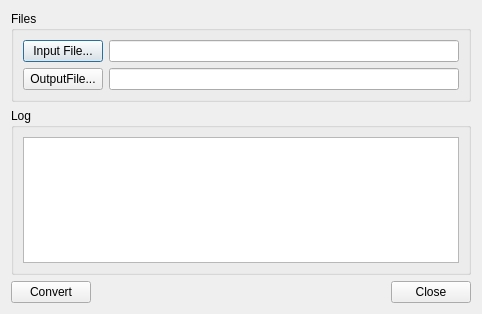
<?xml version="1.0" encoding="UTF-8"?>
<ui version="4.0">
 <class>DialogConvertFile</class>
 <widget class="QDialog" name="DialogConvertFile">
  <property name="geometry">
   <rect>
    <x>0</x>
    <y>0</y>
    <width>482</width>
    <height>314</height>
   </rect>
  </property>
  <property name="windowTitle">
   <string>Dialog</string>
  </property>
  <layout class="QGridLayout" name="gridLayout_3">
   <item row="0" column="0" colspan="3">
    <widget class="QGroupBox" name="groupBox">
     <property name="title">
      <string>Files</string>
     </property>
     <layout class="QGridLayout" name="gridLayout">
      <item row="0" column="0">
       <widget class="QPushButton" name="pushButtonInputFile">
        <property name="text">
         <string>Input File...</string>
        </property>
       </widget>
      </item>
      <item row="1" column="1">
       <widget class="LineEditPath" name="lineEditOutputFile"/>
      </item>
      <item row="0" column="1">
       <widget class="LineEditPath" name="lineEditInputFile"/>
      </item>
      <item row="1" column="0">
       <widget class="QPushButton" name="pushButtonOutputFile">
        <property name="text">
         <string>OutputFile...</string>
        </property>
       </widget>
      </item>
     </layout>
    </widget>
   </item>
   <item row="1" column="0" colspan="3">
    <widget class="QGroupBox" name="groupBox_2">
     <property name="title">
      <string>Log</string>
     </property>
     <layout class="QGridLayout" name="gridLayout_2">
      <item row="0" column="0">
       <widget class="QPlainTextEdit" name="plainTextEdit"/>
      </item>
     </layout>
    </widget>
   </item>
   <item row="2" column="0">
    <widget class="QPushButton" name="pushButtonConvert">
     <property name="toolTip">
      <string>&lt;html&gt;&lt;head/&gt;&lt;body&gt;&lt;p&gt;Convert file and leave dialog open&lt;/p&gt;&lt;/body&gt;&lt;/html&gt;</string>
     </property>
     <property name="text">
      <string>Convert</string>
     </property>
    </widget>
   </item>
   <item row="2" column="1">
    <spacer name="horizontalSpacer">
     <property name="orientation">
      <enum>Qt::Horizontal</enum>
     </property>
     <property name="sizeHint" stdset="0">
      <size>
       <width>316</width>
       <height>20</height>
      </size>
     </property>
    </spacer>
   </item>
   <item row="2" column="2">
    <widget class="QPushButton" name="pushButtonClose">
     <property name="text">
      <string>Close</string>
     </property>
    </widget>
   </item>
  </layout>
 </widget>
 <customwidgets>
  <customwidget>
   <class>LineEditPath</class>
   <extends>QLineEdit</extends>
   <header>LineEditPath.h</header>
  </customwidget>
 </customwidgets>
 <tabstops>
  <tabstop>pushButtonInputFile</tabstop>
  <tabstop>lineEditInputFile</tabstop>
  <tabstop>pushButtonOutputFile</tabstop>
  <tabstop>lineEditOutputFile</tabstop>
  <tabstop>pushButtonClose</tabstop>
 </tabstops>
 <resources/>
 <connections/>
</ui>
